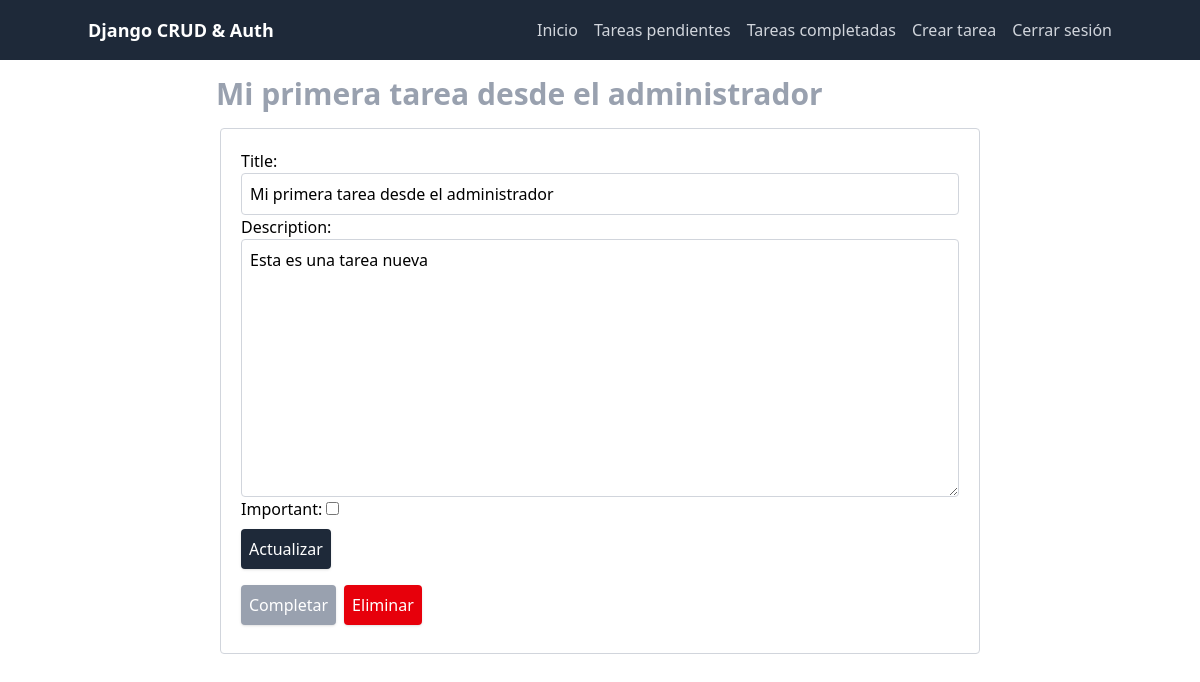
Page /tasks/1/ (signed in) on the committed database.
### tasks/models.py (models this page shows, shortened)
class Task(models.Model):
    title = models.CharField(max_length=100)
    description = models.TextField(blank=True)
    created = models.DateTimeField(auto_now_add=True)
    completed = models.DateTimeField(null=True, blank=True)
    important = models.BooleanField(default=False)
    user = models.ForeignKey(User, on_delete=models.CASCADE)

### tasks/views.py (the view, shortened to what this page needs)
# urls.py: path('tasks/<int:id>/', views.show, name='show'),
@login_required
def show(request, id):
    task = get_object_or_404(Task, pk=id, user=request.user)
    if request.method == 'GET':
        form = TaskForm(instance=task)
        return render(request, 'tasks/show.html', {
            'task': task,
            'form': form,
        })

### tasks/forms.py
class TaskForm(forms.ModelForm):
    class Meta:
        model = Task
        fields = [
            'title',
            'description',
            'important'
        ]
        widgets = {
            'title': forms.TextInput(
                attrs={ 'class': 'w-full block p-2 border border-gray-300 rounded' }
            ),
            'description': forms.Textarea(
                attrs={ 'class': 'w-full block p-2 border border-gray-300 rounded' }
            ),
        }

### tasks/templates/tasks/show.html (shortened to what this page needs)
{% extends 'template.html' %}
{% block content %}
    <div class="grid grid-cols-6">
        <div class="col-start-2 col-span-4">
            <h1 class="text-3xl font-bold mb-4 mx-4 mt-4 text-gray-400">{{ task.title }}</h1>
            <div class="block border border-gray-300 rounded mx-5 p-5">
                <form method="POST">
                    {{ form.as_p }}
                    <button class="cursor-pointer my-2 bg-gray-800 text-white p-2 rounded shadow">
                        Actualizar
                    </button>
                </form>
                <div class="flex gap-2">
                    <form action="{% url 'complete' task.id %}" method="POST">
                        <button class="cursor-pointer my-2 bg-gray-400 text-white p-2 rounded shadow">
                            Completar
                        </button>
                    </form>
                    <form action="{% url 'delete' task.id %}" method="POST">
                        <button class="cursor-pointer my-2 bg-red-600 text-white p-2 rounded shadow">
                            Eliminar
                        </button>
                    </form>
                </div>
            </div>
        </div>
    </div>
{% endblock %}

### rows in the picture
Task: title "Mi primera tarea desde el administrador", description "Esta es una tarea nueva"
